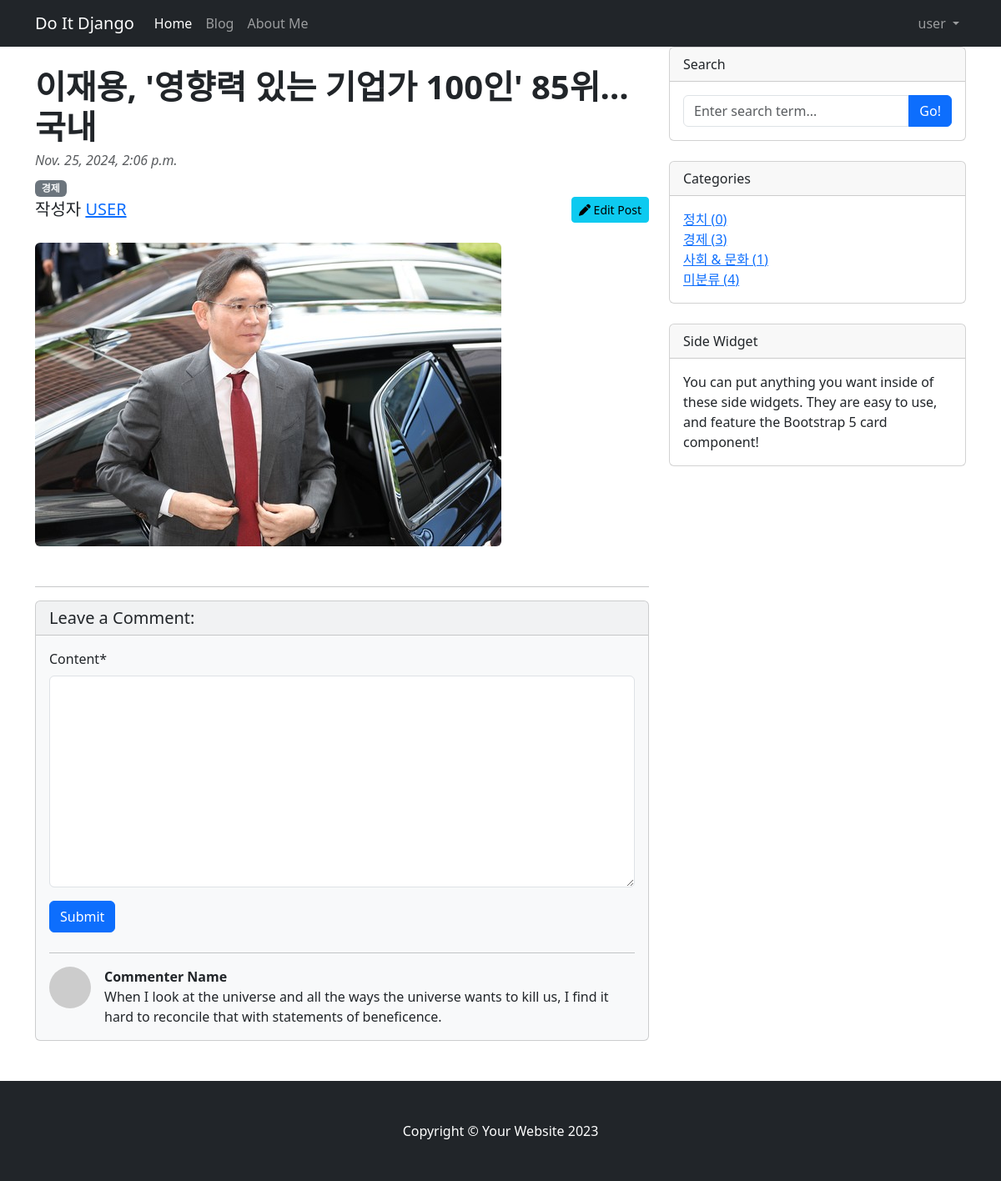
The page /blog/2 (signed in) on the database its author committed.
### blog/models.py (models this page shows, shortened)
class Post(models.Model):
    title = models.CharField(max_length=30)
    hook_text = models.CharField(max_length=100, blank=True)
    content = MarkdownxField()
    head_image = models.ImageField(upload_to='blog/images/%Y/%m/%d/', blank=True)
    file_upload = models.FileField(upload_to='blog/files/%Y/%m/%d/', blank=True)
    created_at = models.DateTimeField(auto_now_add=True)
    updated_at = models.DateTimeField(auto_now=True)
    author = models.ForeignKey(User, null=True, on_delete=models.SET_NULL)
    category = models.ForeignKey(Category, blank=True, null=True, on_delete=models.SET_NULL)
    tags = models.ManyToManyField(Tag, blank=True)
    def get_absolute_url(self):
        return f'/blog/{self.pk}'
    def get_content_markdown(self):
        return markdown(self.content)

class Category(models.Model):
    name = models.CharField(max_length=20, unique=True)
    slug = models.SlugField(max_length=100, unique=True, allow_unicode=True)
    def __str__(self):
        return self.name
    def get_absolute_url(self):
        return f'/blog/category/{self.slug}'
    class Meta:
        verbose_name_plural = 'Categories'

### blog/views.py (the view)
# urls.py: path("<int:pk>", views.PostDetail.as_view()),                        # 127.0.0.1/blog/1
class PostDetail(DetailView):
    model = Post
    def get_context_data(self, **kwargs):
        context = super().get_context_data(**kwargs)
        context['categories'] = Category.objects.all()
        context['no_category_post_count'] = Post.objects.filter(category=None).count()
        context['comment_form'] = CommentForm
        return context

### blog/templates/blog/post_detail.html (shortened to what this page needs)
{% extends 'blog/base.html' %}
{% load crispy_forms_tags %}
{% block main_area %}
<div id="post-area">
    <article>
        <header class="mb-4">
            <h1 class="fw-bolder mb-1 mt-4">{{ post.title }}</h1>
            <div class="text-muted fst-italic mb-2">{{ post.created_at }}</div>
            <a class="badge bg-secondary text-decoration-none link-light" href="#!"> {{ post.category.name }} </a>
            <div class="d-flex">
                <span class="lead">
                    작성자 <a href="#">{{ post.author | upper }}</a>
                </span>
                {% if user.is_authenticated and user == post.author %}
                <a class="btn btn-info btn-sm ms-auto d-block" href="/blog/update_post/{{ post.pk }}" role="button"><i class="fas fa-pen"></i>  Edit Post</a>
                {% endif %}
            </div>
        </header>
        {% if post.head_image %}
            <figure class="mb-4"><img class="img-fluid rounded" src="{{ post.head_image.url }}" alt="..." /></figure>
        {% else %}
            <figure class="mb-4"><img class="img-fluid rounded" src="https://picsum.photos/seed/{{post.id}}/600/300" alt="..." /></figure>
        {% endif %}
    </article>
</div>
<hr>
<div id="comment-area">
    <section class="mb-5">
        <div class="card bg-light">
            <h5 class="card-header">Leave a Comment:</h5>
            <div class="card-body">
                {% if user.is_authenticated %}
                <form id="comment-form" method="POST" action="{{ post.get_absolute_url }}/new_comment" class="mb-4">
                    <div class="form-group">
                            {{ comment_form | crispy }}
                    </div>
                    <button type="submit" class="btn btn-primary">Submit</button>
                </form>
                {% else %}
                <form class="mb-4">
                    <a role="button" type="submit" class="btn btn-outline-dark btn-block btn-sm" href="#" data-bs-toggle="modal" data-bs-target="#exampleModal">Log in and leave a comment</a>
                </form>
                {% endif %}
                <hr/>
                <div class="d-flex">
                    <div class="flex-shrink-0"><img class="rounded-circle" src="https://dummyimage.com/50x50/ced4da/6c757d.jpg" alt="..." /></div>
                    <div class="ms-3">
                        <div class="fw-bold">Commenter Name</div>
                        When I look at the universe and all the ways the universe wants to kill us, I find it hard to reconcile that with statements of beneficence.
                    </div>
                </div>
            </div>
        </div>
    </section>
</div>
{% endblock %}

### blog/templates/blog/base.html (shortened to what this page needs)
<!DOCTYPE html>
{% load static %}
<html lang="ko">
    <head>
        <link rel="stylesheet" href="{% static 'blog/bootstrap/bootstrap.min.css' %}" media="screen">
    </head>
    <body>
        {% include 'blog/navbar.html' %}
        <div class="container">
            <div class="row">
                <div class="col-lg-8" id="main-area">
                    {% block main_area %}
                    {% endblock %}
                </div>
                <div class="col-lg-4">
                    <div class="card mb-4">
                        <div class="card-header">Search</div>
                        <div class="card-body">
                            <div class="input-group">
                                <input class="form-control" type="text" placeholder="Enter search term..." aria-label="Enter search term..." aria-describedby="button-search" id="search-input" />
                                <button class="btn btn-primary" id="button-search" type="button" onclick="searchPost()">Go!</button>
                            </div>
                        </div>
                    </div>
                    <div class="card mb-4" id="categories-card">
                        <div class="card-header">Categories</div>
                        <div class="card-body">
                            <div class="row">
                                <ul class="list-unstyled mb-0">
                                    {% for category in categories %}
                                    <li>
                                        <a href="{{ category.get_absolute_url }}">{{ category }} ({{category.post_set.count}})</a>
                                    </li>
                                    {% endfor %}
                                    <li>
                                        <a href="/blog/category/no_category">미분류 ({{ no_category_post_count }})</a>
                                    </li>
                                </ul>
                            </div>
                        </div>
                    </div>
                    <div class="card mb-4">
                        <div class="card-header">Side Widget</div>
                        <div class="card-body">You can put anything you want inside of these side widgets. They are easy to use, and feature the Bootstrap 5 card component!</div>
                    </div>
                </div>
            </div>
        </div>
        {% include 'blog/footer.html' %}
        <link href="https://cdn.jsdelivr.net/npm/bootstrap@5.3.3/dist/css/bootstrap.min.css" rel="stylesheet">
    </body>
</html>

### blog/templates/blog/navbar.html (shortened to what this page needs)
{% load socialaccount %}
<nav class="navbar navbar-expand-lg navbar-dark bg-dark">
    <div class="container">
        <a class="navbar-brand" href="/">Do It Django</a>
        <div class="collapse navbar-collapse" id="navbarSupportedContent">
            <ul class="navbar-nav mb-2 mb-lg-0">
                <li class="nav-item">
                    <a class="nav-link active" aria-current="page" href="#">Home</a>
                  </li>
                <li class="nav-item">
                <a class="nav-link" href="/blog/">Blog</a>
                </li>
                <li class="nav-item">
                <a class="nav-link" href="/about_me/">About Me</a>
                </li>
            </ul>
            <ul class="navbar-nav ms-auto mb-2 mb-lg-0">
                {% if user.is_authenticated %}
                <li class="nav-item dropdown">
                    <a class="nav-link dropdown-toggle" href="#" id="navbarDropdownMenuLink" role="button" data-bs-toggle="dropdown" aria-haspopup="true" aria-expanded="false">
                      {{ user.username }}
                    </a>
                </li>
                {% else %}
                <li class="nav-item">
                  <button class="btn btn-primary" data-bs-toggle="modal" data-bs-target="#exampleModal">Log In</button>
                </li>
                {% endif %}
            </ul>
        </div>
    </div>
</nav>

### rows shown on the page
Post: title "이재용, '영향력 있는 기업가 100인' 85위…국내", created_at "Nov. 25, 2024, 2:06 p.m.", category.name "경제", author "USER", head_image (picture)
Category: name "정치", post_set.count "0"
Category: name "경제", post_set.count "3"
Category: name "사회 & 문화", post_set.count "1"

### other values the page prints
{{ user.username }} "user"
{{ no_category_post_count }} "4"
